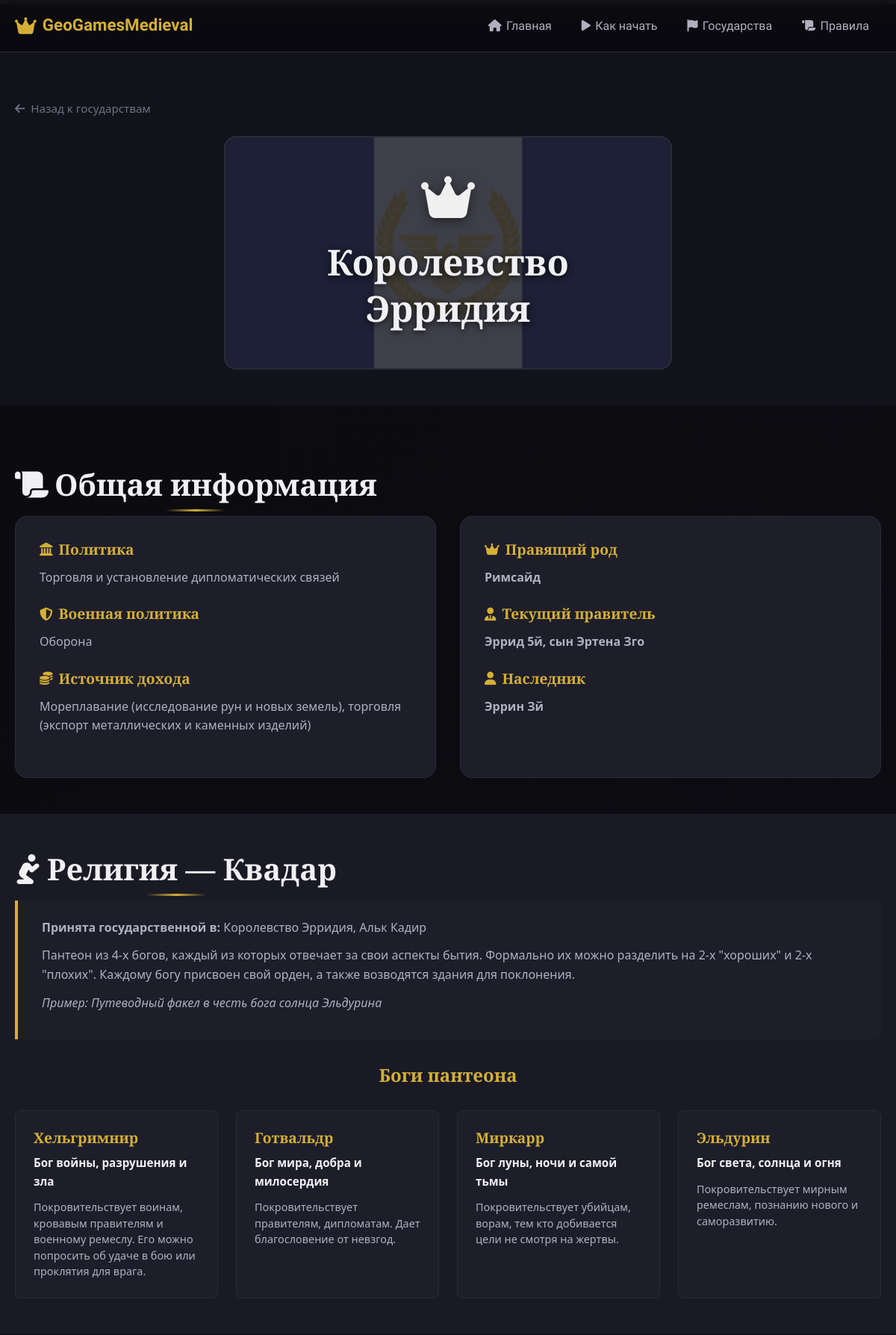
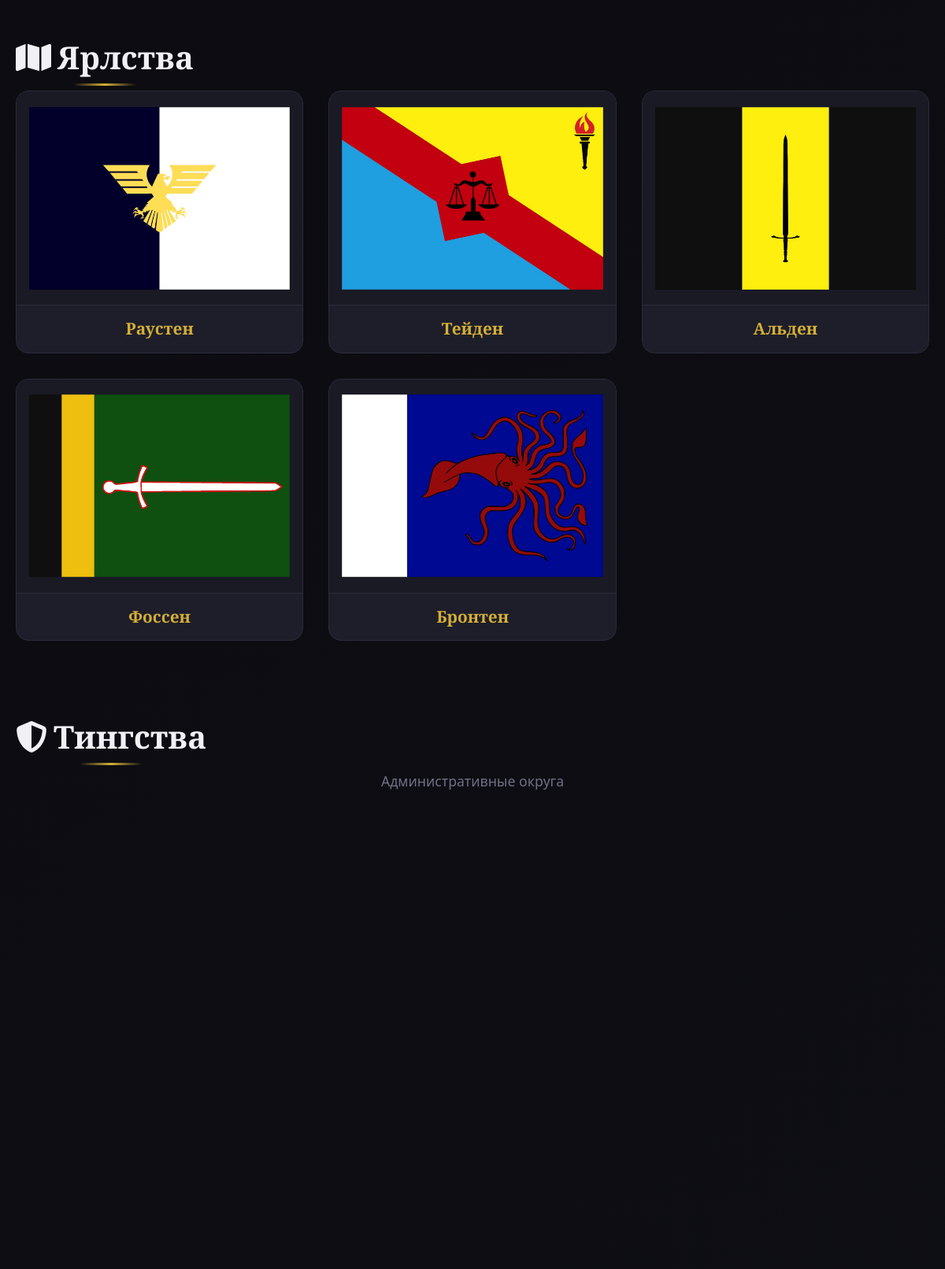
The page /states/erridia/ (upper part) on the database its author committed (2 pictures, top to bottom).
### main/models.py (models this page shows, shortened)
class Country(models.Model):
    name = models.CharField('Название', max_length=100)
    slug = models.SlugField('URL-адрес', unique=True)
    color = models.CharField('Цвет темы', max_length=50, default='#333333')
    flag = models.CharField('Путь к флагу', max_length=200, blank=True)
    region_name = models.CharField('Название регионов', max_length=50, default='Регионы')
    order = models.PositiveIntegerField('Порядок отображения', default=0)
    politics = models.TextField('Политика', blank=True)
    military = models.TextField('Военная политика', blank=True)
    income = models.TextField('Доход', blank=True)
    ruling_house = models.CharField('Правящий род', max_length=100, blank=True)
    current_ruler = models.CharField('Текущий правитель', max_length=100, blank=True)
    heir = models.CharField('Наследник', max_length=100, blank=True)
    fact = models.TextField('Интересный факт', blank=True)
    extra_data = models.JSONField('Дополнительные данные (язык, религия, тингства, уезды)', blank=True, null=True)

class Region(models.Model):
    country = models.ForeignKey(Country, on_delete=models.CASCADE, verbose_name='Страна', related_name='regions')
    name = models.CharField('Название', max_length=100)
    flag = models.CharField('Путь к флагу', max_length=200, blank=True)
    description = models.TextField('Описание', blank=True)

### main/views.py (the view, shortened to what this page needs)
# urls.py: path('states/<slug:slug>/', views.country_detail, name='country_detail'),
def country_detail(request, slug):
    country = get_object_or_404(Country, slug=slug)
    regions = country.regions.all()
    extra_data = country.extra_data or {}
    country_data = {
        'name': country.name,
        'color': country.color,
        'flag': country.flag,
        'region_name': country.region_name,
        'general_info': {
            'politics': country.politics,
            'military': country.military,
            'language': extra_data.get('general_info', {}).get('language', ''),
            'religion': extra_data.get('general_info', {}).get('religion', ''),
            'income': country.income,
            'ruling_house': country.ruling_house,
            'current_ruler': country.current_ruler,
            'heir': country.heir,
            'fact': country.fact,
        },
        'regions': [
            {
                'name': region.name,
                'flag': region.flag,
                'description': region.description
            }
            for region in regions
        ],
    }
    if 'religion' in extra_data:
        country_data['religion'] = extra_data['religion']
    if 'language' in extra_data:
        country_data['language'] = extra_data['language']
    if 'jarlstvos' in extra_data:
        country_data['jarlstvos'] = extra_data['jarlstvos']
    if 'uezds' in extra_data:
        country_data['uezds'] = extra_data['uezds']
    if 'religion_detail' in extra_data:
        country_data['religion_detail'] = extra_data['religion_detail']
    return render(request, 'country_detail.html', {
        'country': country_data,
        'slug': slug
    })

### templates/country_detail.html (shortened to what this page needs)
{% extends 'base.html' %}
{% load static %}
{% block content %}
<section class="country-hero" style="border-top: 5px solid {{ country.color }};">
    <div class="container">
        <a href="{% url 'main:states' %}" class="back-link">
            <i class="fas fa-arrow-left"></i> Назад к государствам
        </a>
        <div class="country-card-with-flag">
            {% if country.flag %}
            <div class="country-flag-background" style="background-image: url('{{ country.flag }}');"></div>
            {% endif %}
            <div class="country-card-content">
                <div class="country-icon-wrapper">
                    <i class="fas fa-crown" style="color: {{ country.color }};"></i>
                </div>
                <h1 class="country-title">{{ country.name }}</h1>
            </div>
        </div>
    </div>
</section>
{% if country.general_info %}
<section class="section country-section">
    <div class="container">
        <h2 class="section-title">
            <i class="fas fa-scroll"></i> Общая информация
        </h2>
        <div class="info-grid-2">
            <div class="info-block">
                {% if country.general_info.politics %}
                <h3><i class="fas fa-landmark"></i> Политика</h3>
                <p>{{ country.general_info.politics }}</p>
                {% endif %}
                {% if country.general_info.military %}
                <h3><i class="fas fa-shield-alt"></i> Военная политика</h3>
                <p>{{ country.general_info.military }}</p>
                {% endif %}
                {% if country.general_info.income %}
                <h3><i class="fas fa-coins"></i> Источник дохода</h3>
                <p>{{ country.general_info.income }}</p>
                {% endif %}
            </div>
            <div class="info-block">
                {% if country.general_info.ruling_house %}
                <h3><i class="fas fa-crown"></i> Правящий род</h3>
                <p class="highlight">{{ country.general_info.ruling_house }}</p>
                {% endif %}
                {% if country.general_info.current_ruler %}
                <h3><i class="fas fa-user-tie"></i> Текущий правитель</h3>
                <p class="highlight">{{ country.general_info.current_ruler }}</p>
                {% endif %}
                {% if country.general_info.heir %}
                <h3><i class="fas fa-user"></i> Наследник</h3>
                <p class="highlight">{{ country.general_info.heir }}</p>
                {% endif %}
            </div>
        </div>
    </div>
</section>
{% endif %}
{% if country.religion %}
<section class="section country-section religion-section">
    <div class="container">
        <h2 class="section-title">
            <i class="fas fa-pray"></i> Религия — {{ country.religion.name }}
        </h2>
        <div class="religion-intro">
            {% if country.religion.adopted_by %}
            <p><strong>Принята государственной в:</strong> {{ country.religion.adopted_by|join:", " }}</p>
            {% endif %}
            <p>{{ country.religion.description }}</p>
            {% if country.religion.example %}
            <p><em>Пример: {{ country.religion.example }}</em></p>
            {% endif %}
        </div>
        {% if country.religion.gods %}
        <h3 class="gods-title">Боги пантеона</h3>
        <div class="gods-grid">
            {% for god in country.religion.gods %}
            <div class="god-card">
                <h4>{{ god.name }}</h4>
                <p class="god-title">{{ god.title }}</p>
                <p class="god-description">{{ god.description }}</p>
            </div>
            {% endfor %}
        </div>
        {% endif %}
    </div>
</section>
{% endif %}
{% if country.regions %}
<section class="section country-section">
    <div class="container">
        <h2 class="section-title">
            <i class="fas fa-map"></i>
            {% if country.region_name %}{{ country.region_name }}{% else %}Регионы{% endif %}
        </h2>
        <div class="regions-grid">
            {% for region in country.regions %}
            <div class="region-card">
                <div class="region-flag">
                    <img src="{{ region.flag }}" alt="Флаг {{ region.name }}" onerror="this.style.display='none'">
                </div>
                <h3>{{ region.name }}</h3>
            </div>
            {% endfor %}
        </div>
    </div>
</section>
{% endif %}
{% if country.jarlstvos %}
<section class="section country-section">
    <div class="container">
        <h2 class="section-title">
            <i class="fas fa-shield-alt"></i> Тингства
        </h2>
        <p class="section-subtitle" style="margin-top: 0;">Административные округа</p>
    </div>
</section>
{% endif %}
{% endblock %}

### rows shown on the page
Country: flag (picture), name "Королевство Эрридия", general_info.politics "Торговля и установление дипломатических связей", general_info.military "Оборона", general_info.income "Мореплавание (исследование рун и новых земель), торговля (экспорт металлических и каменных изделий)", general_info.ruling_house "Римсайд", general_info.current_ruler "Эррид 5й, сын Эртена Зго", general_info.heir "Эррин Зй", region_name "Ярлства"
Region: flag (picture), name "Раустен"
Region: flag (picture), name "Тейден"
Region: flag (picture), name "Альден"
Region: flag (picture), name "Фоссен"
Region: flag (picture), name "Бронтен"

### other values the page prints
{{ country.religion.name }} "Квадар"
{{ country.religion.adopted_by|join:", " }} "Королевство Эрридия, Альк Кадир"
{{ country.religion.example }} "Путеводный факел в честь бога солнца Эльдурина"
{{ god.name }} "Хельгримнир" "Готвальдр" "Миркарр" "Эльдурин"
{{ god.title }} "Бог войны, разрушения и зла" "Бог мира, добра и милосердия" "Бог луны, ночи и самой тьмы" "Бог света, солнца и огня"
{{ god.description }} "Покровительствует воинам, кровавым правителям и военному ремеслу. Его можно попросить об удаче в бою или проклятия для врага." "Покровительствует правителям, дипломатам. Дает благословение от невзгод." "Покровительствует убийцам, ворам, тем кто добивается цели не смотря на жертвы." "Покровительствует мирным ремеслам, познанию нового и саморазвитию."
